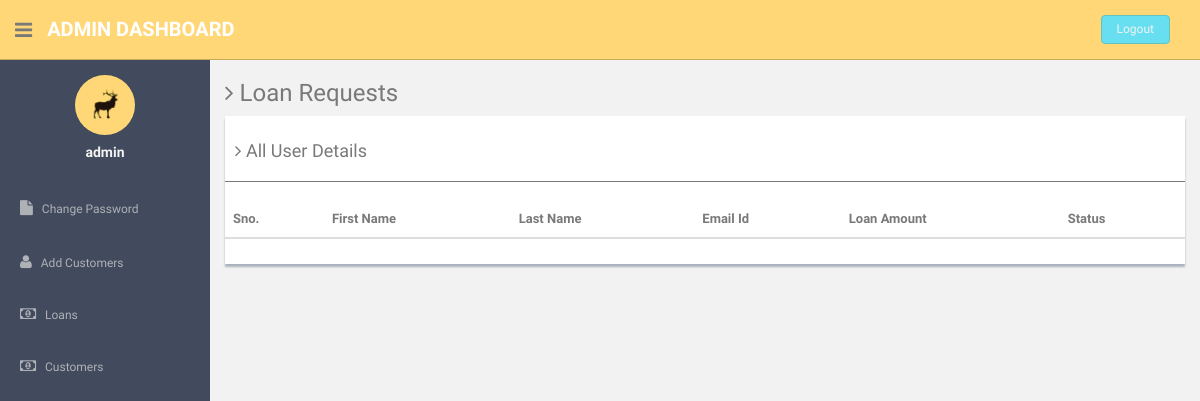
Before: /loginsystem/payables.php (signed in) with the older database file.
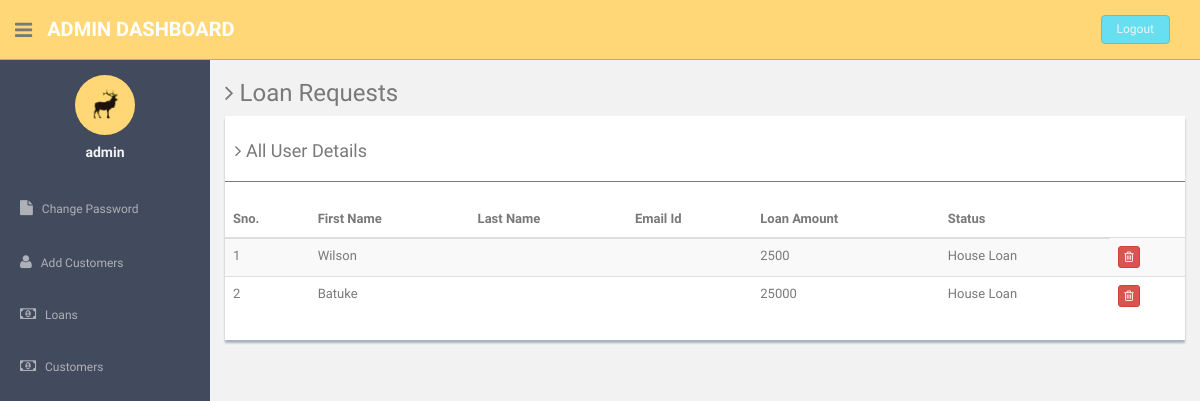
After: the same page with the newer database file.
### tables this page shows
CREATE TABLE `loan` (
  `id` int(11) NOT NULL,
  `user_id` int(11) NOT NULL,
  `fname` varchar(255) NOT NULL,
  `lamount` double NOT NULL,
  `lpurpose` text NOT NULL,
  `payable` double NOT NULL,
  `status` tinyint(1) NOT NULL
);

### loginsystem/payables.php (the view, shortened to what this page needs)
<?php
include'dbconnection.php';
if (strlen($_SESSION['id']==0)) {
  header('location:logout.php');
  } else{
?><!DOCTYPE html>
<html lang="en">
  <head>
    <link href="assets/css/bootstrap.css" rel="stylesheet">
    <link href="assets/font-awesome/css/font-awesome.css" rel="stylesheet" />
    <link href="assets/css/style.css" rel="stylesheet">
    <link href="assets/css/style-responsive.css" rel="stylesheet">
  </head>
  <body>
  <section id="container" >
      <header class="header black-bg">
              <div class="sidebar-toggle-box">
                  <div class="fa fa-bars tooltips" data-placement="right" data-original-title="Toggle Navigation"></div>
              </div>
            <a href="#" class="logo"><b>Admin Dashboard</b></a>
            <div class="top-menu">
              <ul class="nav pull-right top-menu">
                    <li><a class="logout" href="logout.php">Logout</a></li>
              </ul>
            </div>
        </header>
      <aside>
          <div id="sidebar"  class="nav-collapse ">
              <ul class="sidebar-menu" id="nav-accordion">
                  <p class="centered"><a href="#"><img src="assets/img/ui-sam.jpg" class="img-circle" width="60"></a></p>
                  <h5 class="centered"><?php echo $_SESSION['login'];?></h5>
                  <li class="mt">
                      <a href="change-password.php">
                          <i class="fa fa-file"></i>
                          <span>Change Password</span>
                      </a>
                  </li>
                    <li class="sub-menu">
                      <a href="add.php" >
                          <i class="fa fa-user"></i>
                          <span>Add Customers</span>
                      </a>
                  </li>
                   <li class="sub-menu">
                      <a href="Loans.php" >
                          <i class="fa fa-money"></i>
                          <span>Loans</span>
                      </a>
                       <li class="sub-menu">
                      <a href="customers.php" >
                          <i class="fa fa-money"></i>
                          <span>Customers</span>
                      </a>
                  </li>
                  </li>
              </ul>
          </div>
      </aside>
      <section id="main-content">
          <section class="wrapper">
            <h3><i class="fa fa-angle-right"></i> Loan Requests</h3>
        <div class="row">
                  <div class="col-md-12">
                      <div class="content-panel">
                          <table class="table table-striped table-advance table-hover">
                            <h4><i class="fa fa-angle-right"></i> All User Details </h4>
                            <hr>
                              <thead>
                              <tr>
                                  <th>Sno.</th>
                                  <th class="hidden-phone">First Name</th>
                                  <th> Last Name</th>
                                  <th> Email Id</th>
                                  <th>Loan Amount</th>
                                  <th>Status</th>
                              </tr>
                              </thead>
                              <tbody>
                              <?php $ret=mysqli_query($con,"select * from loan");
                $cnt=1;
                while($row=mysqli_fetch_array($ret))
                {?>
                              <tr>
                              <td><?php echo $cnt;?></td>
                                  <td><?php echo $row['fname'];?></td>
                                  <td><?php echo $row['lname'];?></td>
                                  <td><?php echo $row['email'];?></td>
                                  <td><?php echo $row['lamount'];?></td>
                                  <td><?php echo $row['lpurpose'];?></td>
                                  <td>
                                     <a href="Loans.php?id=<?php echo $row['id'];?>">
                                     <button class="btn btn-danger btn-xs" onClick="return confirm('Do you really want to delete');"><i class="fa fa-trash-o "></i></button></a>
                                  </td>
                              </tr>
                              <?php $cnt=$cnt+1; }?>
                              </tbody>
                          </table>
                      </div>
                  </div>
              </div>
    </section>
      </section
  ></section>
  </body>
</html>
<?php } ?>

Changed rows visible on the page:
added loan: fname "Wilson", lamount "2500", lpurpose "House Loan"
added loan: fname "Batuke", lamount "25000", lpurpose "House Loan"
